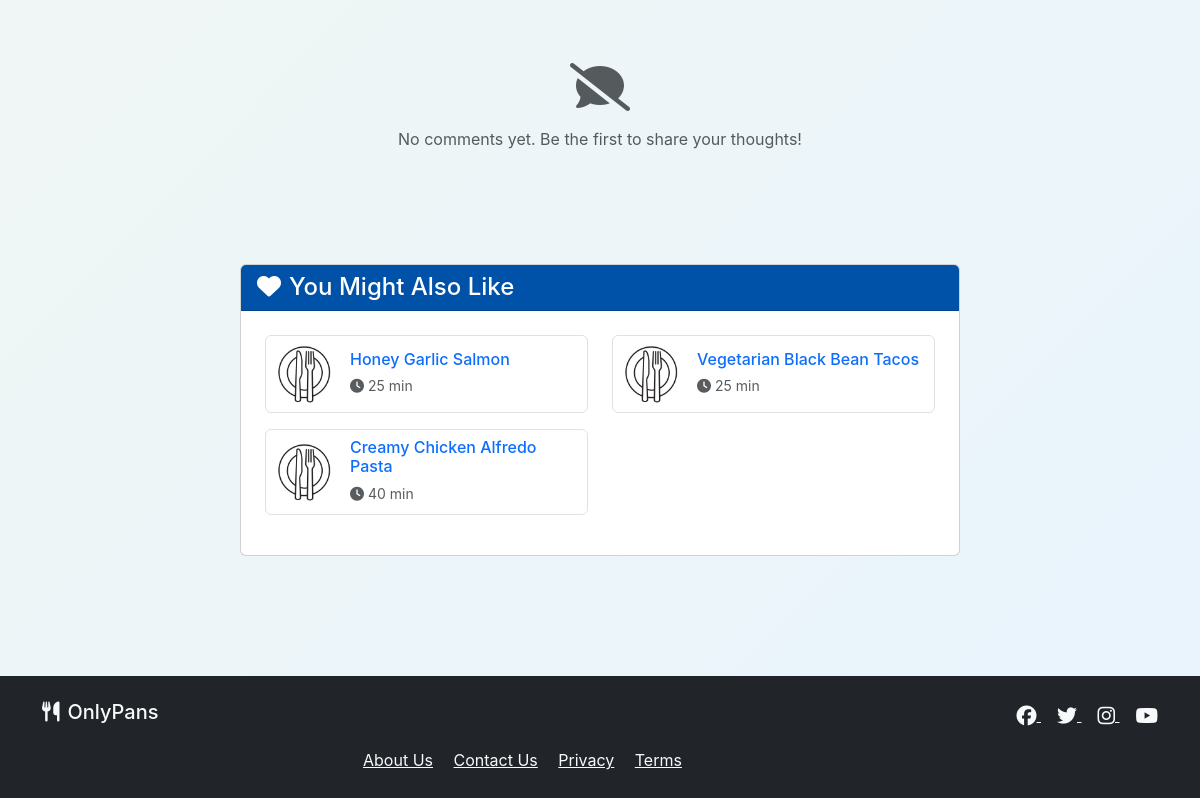
/recipes/classic-beef-stir-fry/ (lower part), run on an earlier commit of the app's database.
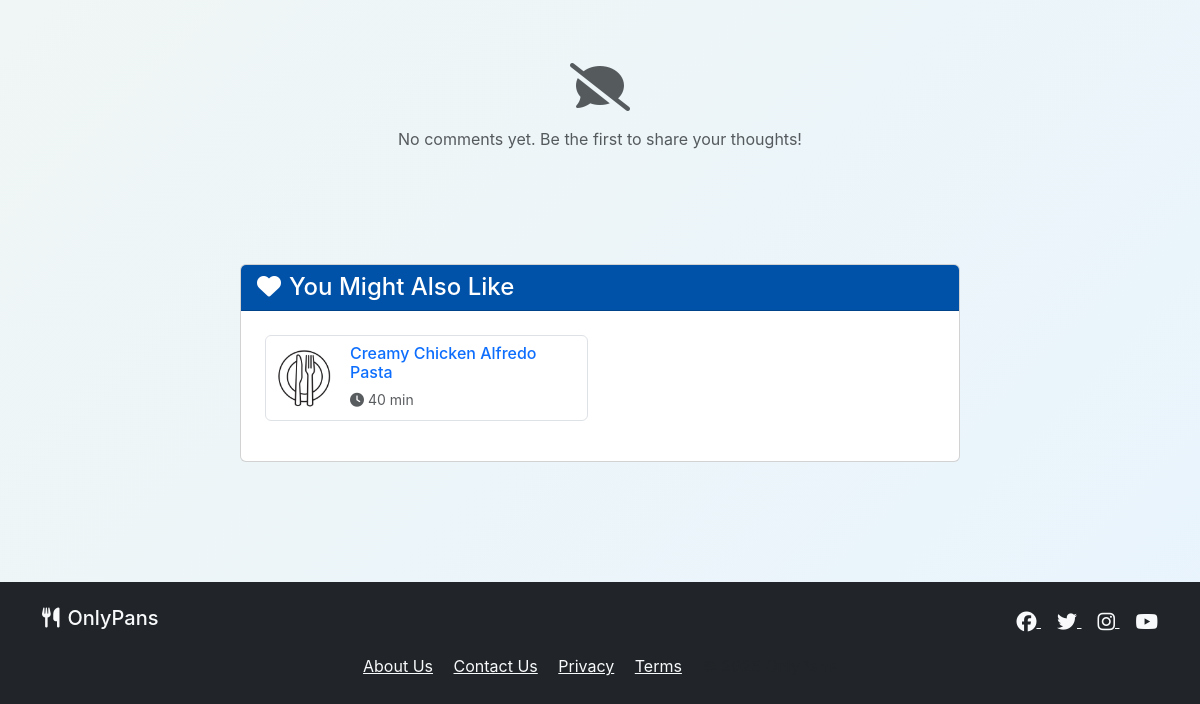
And on a later commit of the database.
### recipes/models.py (models this page shows, shortened)
class Recipe(models.Model):
    user = models.ForeignKey(User, on_delete=models.CASCADE,
                             related_name='recipes')
    title = models.CharField(
        max_length=200,  # Reasonable recipe title length
        help_text='Recipe title (max 200 characters)'
    )
    slug = models.SlugField(max_length=255, unique=True, blank=True)
    description = models.TextField(
        max_length=1000,  # Prevent extremely long descriptions
        blank=True,
        help_text='Tell us about this recipe! (max 1000 characters)'
    )
    prep_time = models.PositiveIntegerField(
        help_text='Preparation time in minutes (max 1440 = 24 hours)',
        validators=[MinValueValidator(1), MaxValueValidator(1440)]
    )
    cook_time = models.PositiveIntegerField(
        help_text='Cooking time in minutes (max 1440 = 24 hours)',
        validators=[MinValueValidator(1), MaxValueValidator(1440)]
    )
    servings = models.PositiveIntegerField(
        default=4,
        help_text='Number of servings (max 100)',
        validators=[MinValueValidator(1), MaxValueValidator(100)]
    )
    image = CloudinaryField(
        'image',
        blank=True,
        null=True,
        folder='recipes/',
        help_text='Upload recipe image'
    )
    image_url = models.URLField(blank=True, help_text='Or paste image URL')
    tags = models.ManyToManyField(Tag, blank=True)
    view_count = models.PositiveIntegerField(default=0)
    created_at = models.DateTimeField(auto_now_add=True)
    updated_at = models.DateTimeField(auto_now=True)
    def save(self, *args, **kwargs):
        super().save(*args, **kwargs)
    def get_absolute_url(self):
        return reverse('recipes:recipe_detail', kwargs={'slug': self.slug})
    def get_image_url(self):
        from django.templatetags.static import static
        return static('images/default_recipe.png')
    @property
    def total_time(self):
        return self.prep_time + self.cook_time
    @property
    def average_rating(self):
        ratings = self.ratings.all()
        if ratings:
            return sum(r.rating for r in ratings) / len(ratings)
        return 0
    @property
    def rating_count(self):
        return self.ratings.count()
    @property
    def nutrition_per_serving(self):
        total_calories = 0
        total_protein = 0
        total_carbs = 0
        total_fat = 0
        for recipe_ingredient in self.ingredients.all():
            if recipe_ingredient.ingredient and recipe_ingredient.unit:
                if recipe_ingredient.unit.grams_per_unit:
                    quantity_in_grams = (
                        float(recipe_ingredient.quantity) *
                        float(recipe_ingredient.unit.grams_per_unit)
                    )
                else:
                    quantity_in_grams = float(recipe_ingredient.quantity)
                ingredient = recipe_ingredient.ingredient
                if ingredient.calories_per_100g:
                    total_calories += (
                        (quantity_in_grams / 100) *
                        float(ingredient.calories_per_100g)
                    )
                if ingredient.protein_per_100g:
                    total_protein += (
                        (quantity_in_grams / 100) *
                        float(ingredient.protein_per_100g)
                    )
                if ingredient.carbs_per_100g:
                    total_carbs += (
                        (quantity_in_grams / 100) *
                        float(ingredient.carbs_per_100g)
                    )
                if ingredient.fat_per_100g:
                    total_fat += (
                        (quantity_in_grams / 100) *
                        float(ingredient.fat_per_100g)
                    )
        servings = self.servings or 1
        return {
            'calories': round(total_calories / servings, 1),
            'protein': round(total_protein / servings, 1),
            'carbs': round(total_carbs / servings, 1),
            'fat': round(total_fat / servings, 1),
        }
    class Meta:
        ordering = ['-created_at']

### recipes/views.py (the view, shortened to what this page needs)
# urls.py: path('recipes/<slug:slug>/', views.recipe_detail, name='recipe_detail'),
def recipe_detail(request, slug):
    recipe = get_object_or_404(Recipe, slug=slug)
    recipe.view_count += 1
    recipe.save()
    comments = Comment.objects.filter(
        recipe=recipe,
        parent_comment=None,
        is_approved=True
    ).order_by('-created_at')
    user_rating = None
    is_liked = False
    is_following = False
    my_pending_comments = None
    comment_form = CommentForm()
    rating_form = RatingForm()
    related_recipes = Recipe.objects.filter(
        tags__in=recipe.tags.all()
    ).exclude(id=recipe.id).distinct()[:4]
    context = {
        'recipe': recipe,
        'related_recipes': related_recipes,
        'comments': comments,
        'my_pending_comments': my_pending_comments,
        'comment_form': comment_form,
        'rating_form': rating_form,
        'user_rating': user_rating,
        'is_liked': is_liked,
        'is_following': is_following,
    }
    return render(request, 'recipes/recipe_detail.html', context)

### recipes/models.py (called while the page is built, shortened)
    def formatted_quantity(self):
        if self.quantity == int(self.quantity):
            return str(int(self.quantity))
        else:
            return str(self.quantity).rstrip('0').rstrip('.')

    def smart_display(self):
        no_quantity_units = [
            'to taste', 'taste', 'pinch', 'dash', 'handful',
            'splash', 'drizzle', 'sprinkle', 'garnish'
        ]
        unit_name = self.unit.name.lower()
        if any(no_qty_unit in unit_name for no_qty_unit in no_quantity_units):
            return self.unit.name  # Just return the unit name (e.g., "To taste", "Pinch")
        return f"{self.formatted_quantity()} {self.unit.abbreviation}"

    def get_image_url(self):
        return None

### recipes/templates/recipes/recipe_detail.html (shortened to what the changed rows need)
{% extends 'base.html' %}
{% block content %}
<div class="container my-5">
    <div class="row justify-content-center">
        <div class="col-lg-10 col-xl-8">
            {% if related_recipes %}
                <div class="card mb-4">
                    <div class="card-body">
                        <div class="row">
                            {% for related in related_recipes %}
                                <div class="col-md-6 mb-3">
                                    <div class="d-flex align-items-center p-2 border rounded">
                                        <div class="me-3">
                                            {% if related.get_image_url %}
                                                <img src="{{ related.get_image_url }}" class="related-recipe-thumbnail" alt="{{ related.title }}" style="width: 60px; height: 60px; object-fit: cover; border-radius: 8px;" loading="lazy">
                                            {% else %}
                                                <div class="bg-light d-flex align-items-center justify-content-center" style="width: 60px; height: 60px; border-radius: 8px;">
                                                    <i class="fas fa-utensils text-muted"></i>
                                                </div>
                                            {% endif %}
                                        </div>
                                        <div class="flex-grow-1">
                                            <a href="{{ related.get_absolute_url }}" class="text-decoration-none">
                                                <h6 class="mb-1">{{ related.title }}</h6>
                                                <small class="text-muted">
                                                    <i class="fas fa-clock me-1"></i>{{ related.total_time }} min
                                                </small>
                                            </a>
                                        </div>
                                    </div>
                                </div>
                            {% endfor %}
                        </div>
                    </div>
                </div>
            {% endif %}
        </div>
    </div>
</div>
{% endblock %}

What changed in the data, as far as the page shows it:
removed Recipe: title "Honey Garlic Salmon", total_time "25"
removed Recipe: title "Vegetarian Black Bean Tacos", total_time "25"
